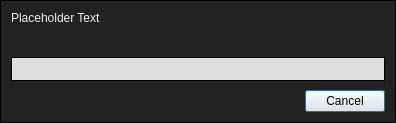
<?xml version="1.0" encoding="UTF-8"?>
<ui version="4.0">
 <class>ProgressDialog</class>
 <widget class="QDialog" name="ProgressDialog">
  <property name="geometry">
   <rect>
    <x>0</x>
    <y>0</y>
    <width>396</width>
    <height>77</height>
   </rect>
  </property>
  <property name="windowTitle">
   <string>Jahshaka</string>
  </property>
  <property name="styleSheet">
   <string notr="true">QLabel {
	color: #EEEEEE;
}

QProgressBar {
     border: 1px solid black;
     background-color: #DEDEDE;
 }

 QProgressBar::chunk {
     background-color: #3498db;
 }

#ProgressDialog {
	background: #222;
	border: 1px solid black;
}</string>
  </property>
  <layout class="QVBoxLayout" name="verticalLayout">
   <property name="spacing">
    <number>9</number>
   </property>
   <property name="leftMargin">
    <number>11</number>
   </property>
   <property name="topMargin">
    <number>11</number>
   </property>
   <property name="rightMargin">
    <number>11</number>
   </property>
   <property name="bottomMargin">
    <number>11</number>
   </property>
   <item>
    <widget class="QLabel" name="label">
     <property name="text">
      <string>Placeholder Text</string>
     </property>
    </widget>
   </item>
   <item>
    <widget class="QLabel" name="stageLabel">
     <property name="text">
      <string/>
     </property>
     <property name="styleSheet">
      <string notr="true">color: #999999;</string>
     </property>
    </widget>
   </item>
   <item>
    <widget class="QProgressBar" name="progressBar">
     <property name="value">
      <number>0</number>
     </property>
     <property name="textVisible">
      <bool>false</bool>
     </property>
    </widget>
   </item>
   <item>
    <layout class="QHBoxLayout" name="buttonRow">
     <item>
      <spacer name="buttonSpacer">
       <property name="orientation">
        <enum>Qt::Horizontal</enum>
       </property>
       <property name="sizeHint" stdset="0">
        <size>
         <width>0</width>
         <height>0</height>
        </size>
       </property>
      </spacer>
     </item>
     <item>
      <widget class="QPushButton" name="cancelButton">
       <property name="text">
        <string>Cancel</string>
       </property>
      </widget>
     </item>
    </layout>
   </item>
  </layout>
 </widget>
 <resources/>
 <connections/>
</ui>
